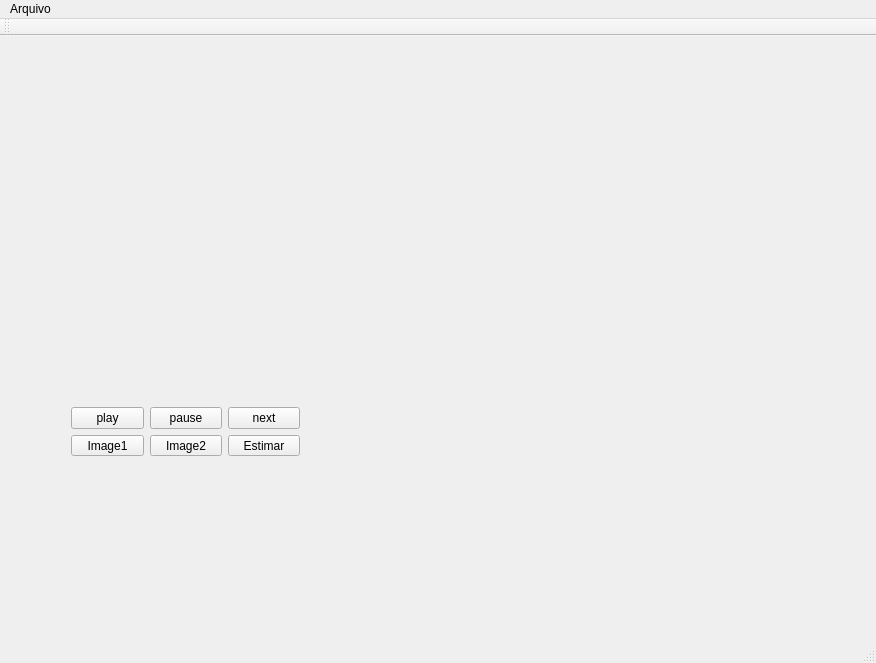
<?xml version="1.0" encoding="UTF-8"?>
<ui version="4.0">
 <class>pdi</class>
 <widget class="QMainWindow" name="pdi">
  <property name="geometry">
   <rect>
    <x>0</x>
    <y>0</y>
    <width>876</width>
    <height>663</height>
   </rect>
  </property>
  <property name="sizePolicy">
   <sizepolicy hsizetype="Preferred" vsizetype="Preferred">
    <horstretch>0</horstretch>
    <verstretch>0</verstretch>
   </sizepolicy>
  </property>
  <property name="windowTitle">
   <string>pdi</string>
  </property>
  <widget class="QWidget" name="centralWidget">
   <widget class="QLabel" name="label">
    <property name="geometry">
     <rect>
      <x>20</x>
      <y>10</y>
      <width>380</width>
      <height>280</height>
     </rect>
    </property>
    <property name="text">
     <string/>
    </property>
   </widget>
   <widget class="QWidget" name="layoutWidget">
    <property name="geometry">
     <rect>
      <x>60</x>
      <y>360</y>
      <width>251</width>
      <height>71</height>
     </rect>
    </property>
    <layout class="QGridLayout" name="gridLayout">
     <item row="0" column="0">
      <widget class="QPushButton" name="pushButton_2">
       <property name="text">
        <string>play</string>
       </property>
      </widget>
     </item>
     <item row="0" column="1">
      <widget class="QPushButton" name="pushButton">
       <property name="text">
        <string>pause</string>
       </property>
      </widget>
     </item>
     <item row="0" column="2">
      <widget class="QPushButton" name="pushButton_3">
       <property name="text">
        <string>next</string>
       </property>
      </widget>
     </item>
     <item row="1" column="0">
      <widget class="QPushButton" name="pushButton_4">
       <property name="text">
        <string>Image1</string>
       </property>
      </widget>
     </item>
     <item row="1" column="1">
      <widget class="QPushButton" name="pushButton_5">
       <property name="text">
        <string>Image2</string>
       </property>
      </widget>
     </item>
     <item row="1" column="2">
      <widget class="QPushButton" name="pushButton_6">
       <property name="text">
        <string>Estimar</string>
       </property>
      </widget>
     </item>
    </layout>
   </widget>
   <widget class="QLabel" name="label_2">
    <property name="geometry">
     <rect>
      <x>440</x>
      <y>10</y>
      <width>380</width>
      <height>280</height>
     </rect>
    </property>
    <property name="text">
     <string/>
    </property>
   </widget>
   <widget class="QLabel" name="label_3">
    <property name="geometry">
     <rect>
      <x>440</x>
      <y>310</y>
      <width>380</width>
      <height>280</height>
     </rect>
    </property>
    <property name="text">
     <string/>
    </property>
   </widget>
  </widget>
  <widget class="QMenuBar" name="menuBar">
   <property name="geometry">
    <rect>
     <x>0</x>
     <y>0</y>
     <width>876</width>
     <height>21</height>
    </rect>
   </property>
   <widget class="QMenu" name="menuArquivo">
    <property name="title">
     <string>Arquivo</string>
    </property>
    <addaction name="actionAbrir"/>
    <addaction name="actionSalvar"/>
    <addaction name="separator"/>
    <addaction name="actionSair"/>
   </widget>
   <addaction name="menuArquivo"/>
  </widget>
  <widget class="QToolBar" name="mainToolBar">
   <attribute name="toolBarArea">
    <enum>TopToolBarArea</enum>
   </attribute>
   <attribute name="toolBarBreak">
    <bool>false</bool>
   </attribute>
  </widget>
  <widget class="QStatusBar" name="statusBar"/>
  <action name="actionSair">
   <property name="text">
    <string>Sair</string>
   </property>
  </action>
  <action name="actionAbrir">
   <property name="text">
    <string>Abrir</string>
   </property>
  </action>
  <action name="actionSalvar">
   <property name="text">
    <string>Salvar</string>
   </property>
  </action>
 </widget>
 <layoutdefault spacing="6" margin="11"/>
 <resources/>
 <connections>
  <connection>
   <sender>actionSair</sender>
   <signal>activated()</signal>
   <receiver>pdi</receiver>
   <slot>close()</slot>
   <hints>
    <hint type="sourcelabel">
     <x>-1</x>
     <y>-1</y>
    </hint>
    <hint type="destinationlabel">
     <x>299</x>
     <y>199</y>
    </hint>
   </hints>
  </connection>
 </connections>
</ui>
